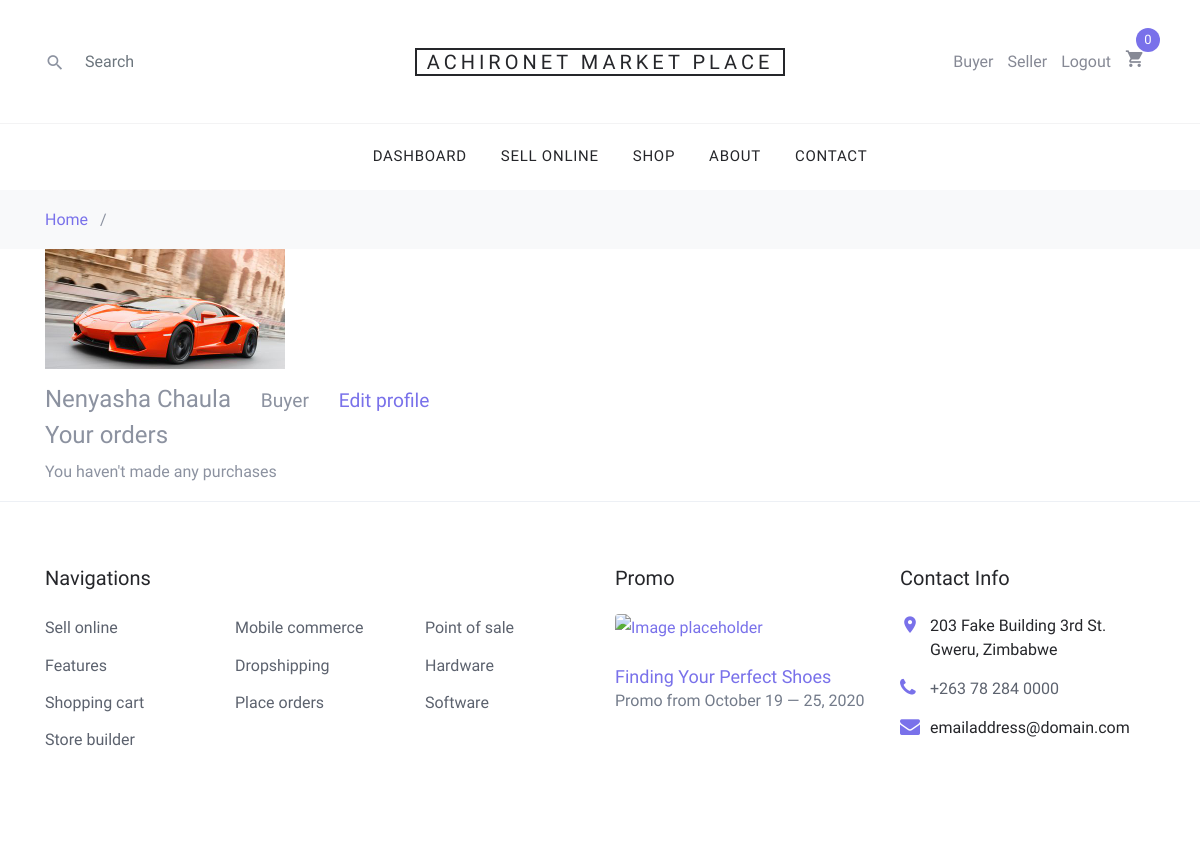
Page /users/profile/3/ (signed in) on the earlier database version.
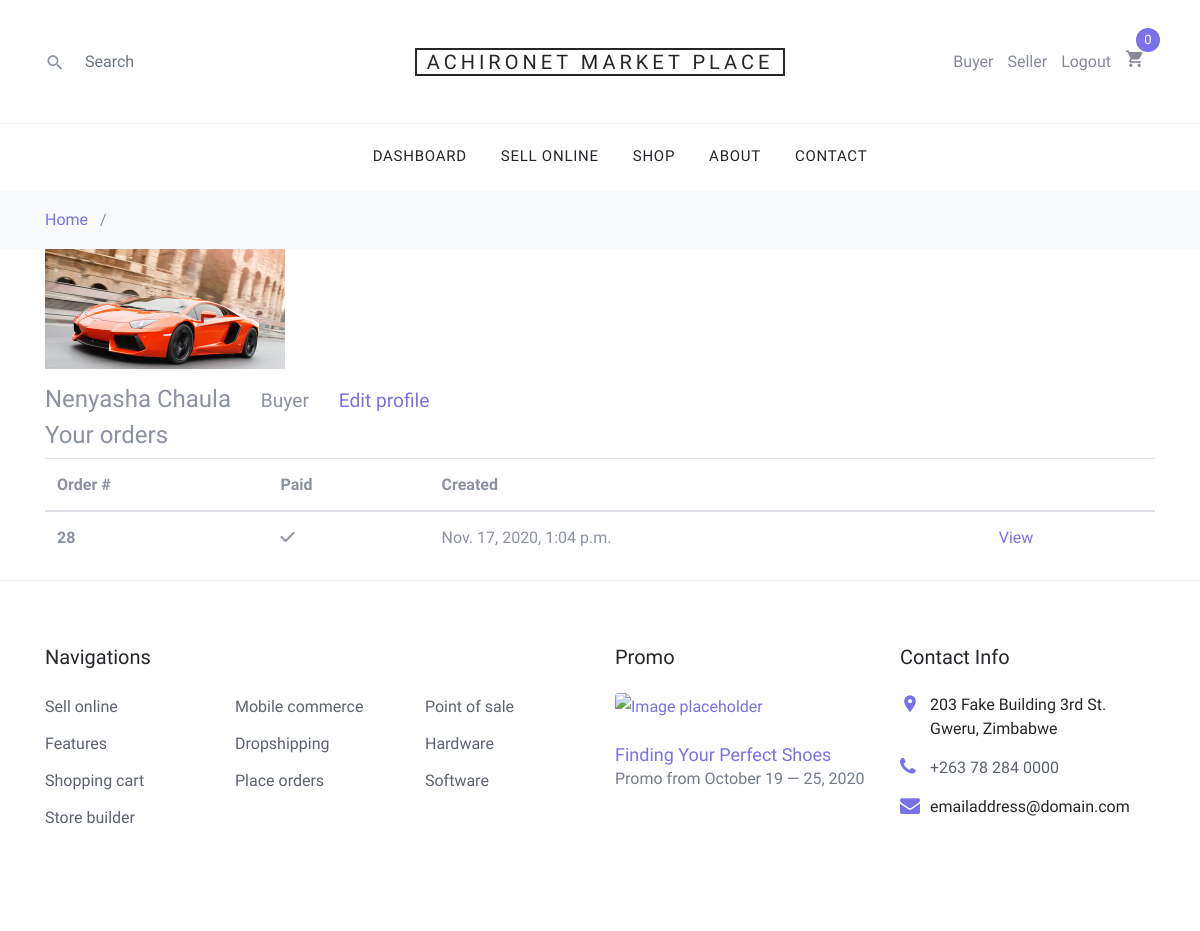
Same page on the later database version.
### order/models.py (models this page shows, shortened)
class Order(models.Model):
    created = models.DateTimeField(auto_now_add=True)
    updated = models.DateTimeField(auto_now=True)
    paid = models.BooleanField(default=False)
    profile = models.ForeignKey(
        Profile, related_name='orders', on_delete=models.SET_NULL, blank=True, null=True)
    seller = models.ManyToManyField(SellerProfile, related_name='customer_orders', blank=True)
    payment = models.ForeignKey('Payment', on_delete=models.SET_NULL, blank=True, null=True)
    class Meta:
        ordering = ('-created',)

### users/views.py (the view)
# urls.py: path("profile/<pk>/", views.ProfileView.as_view(), name="profile"),
class ProfileView(DetailView):
    model = Profile
    template_name = "users/profile.html"
    def get_context_data(self, **kwargs):
        context = super().get_context_data(**kwargs)
        context['orders'] = self.object.orders.all()
        return context

### users/templates/users/profile.html (shortened to what this page needs)
{% extends "./base.html" %}
{% load static %}
{% load crispy_forms_tags %}
{% block content %}
<div class="container">
    <div class="row">
        <div class="col-xs-12 col-sm-12">
            <div class="panel panel-default">
                <div class="panel-body">
                    <div class="profile__avatar img-fluid">
                        <figure class="block-4-image">
                            <img src="{{ object.profile_picture.url }}" alt="Profile picture" class="img-fluid product-img">
                        </figure>
                    </div>
                    <div class="profile__header">
                        <h4>{{object.firstname}} {{object.lastname}} &nbsp; &nbsp;
                            <small>Buyer</small> &nbsp; &nbsp;
                            <small>
                <a href="{% url 'users:edit-profile' request.user.profile.pk %}" class="card-link">
            Edit profile
          </a>
            </small>
                        </h4>
                    </div>
                </div>
            </div>
            <div class="panel panel-default">
                <div class="panel-heading">
                    <h4 class="panel-title">Your orders</h4>
                </div>
                <div class="panel-body">
                   {% if orders %}
                    <table class="table">
                        <thead>
                            <tr>
                            <th scope="col">Order #</th>
                            <th scope="col">Paid</th>
                            <th scope="col">Created</th>
                            <th>&nbsp;</th>
                            </tr>
                        </thead>
                        <tbody>
                        {% for order in orders %}
                            <tr>
                            <th scope="row">{{order.id}}</th>
                            <td>
                              {% if order.paid %}
                                <i class="fas fa-check"></i>
                              {% else %}
                                <i class="fas fa-times"></i>
                              {% endif %}
                            </td>
                            <td>{{order.created}}</td>
                            <td>
                              <a href="{% url 'order:order_view' order.id %}">View</a>
                            </td>
                            </tr>
                        {% endfor %}
                        </tbody>
                     </table>
                    {% else %}
                      <p>You haven't made  any purchases</p>
                    {% endif %}
                </div>
            </div>
        </div>
    </div>
</div>
{% endblock %}

Differences in the rows shown:
added Order: id "28", paid True (drawn), created "Nov. 17, 2020, 1:04 p.m."
Other differences:
text no longer shown: "You haven't made any purchases"
text now shown: "Order # Paid Created"
